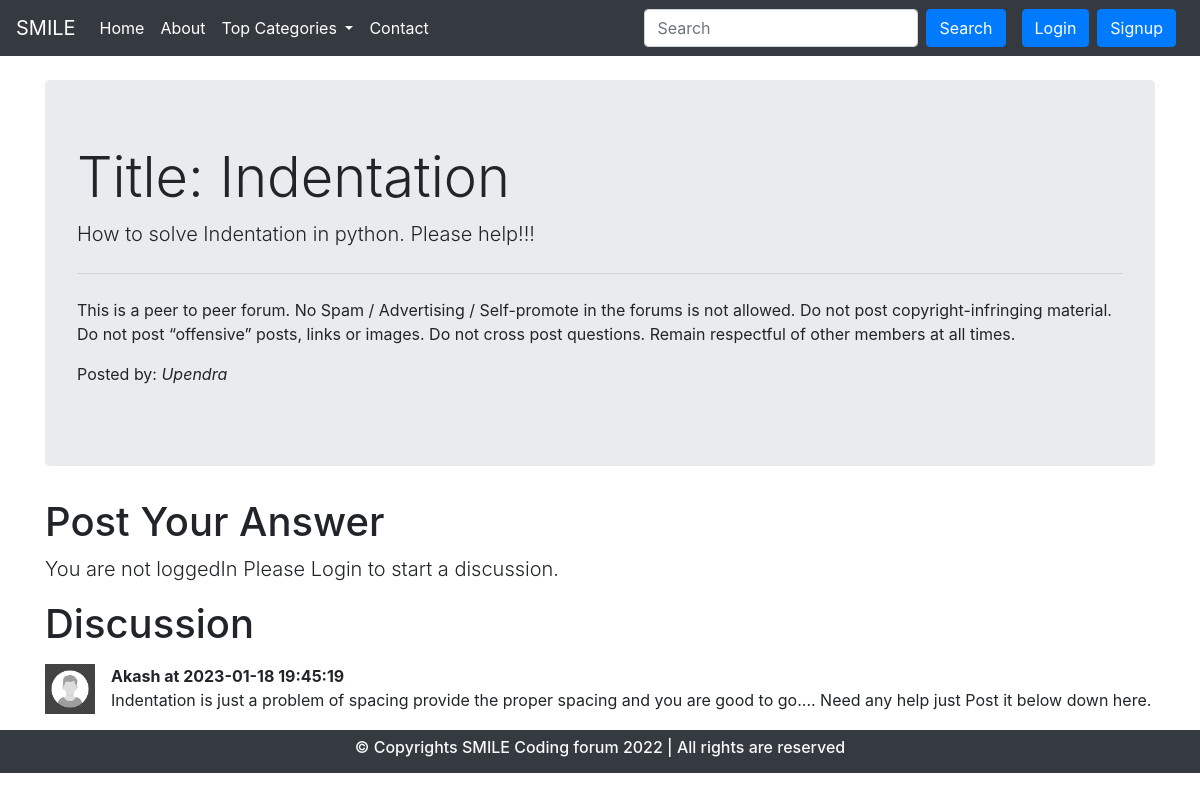
The page /thread.php?threadid=33 on the database its author committed.
### tables this page shows
CREATE TABLE `thread` (
  `thread_id` int(7) NOT NULL,
  `thread_title` varchar(255) NOT NULL,
  `thread_desc` text NOT NULL,
  `thread_cat_id` int(7) NOT NULL,
  `thread_user_id` int(7) NOT NULL,
  `timestamp` datetime NOT NULL DEFAULT current_timestamp()
);

CREATE TABLE `users` (
  `user_id` int(8) NOT NULL,
  `name` varchar(255) NOT NULL,
  `user_email` varchar(255) NOT NULL,
  `user_password` varchar(255) NOT NULL,
  `timesstamp` datetime NOT NULL DEFAULT current_timestamp()
);

CREATE TABLE `comments` (
  `comment_id` int(8) NOT NULL,
  `comment_content` text NOT NULL,
  `thread_id` int(8) NOT NULL,
  `comment_by` int(8) NOT NULL,
  `comment_time` datetime NOT NULL DEFAULT current_timestamp()
);

### thread.php (the view, shortened to what this page needs)
<!doctype html>
<html lang="en">
<head>
    <link rel="stylesheet" href="https://cdn.jsdelivr.net/npm/bootstrap@4.6.2/dist/css/bootstrap.min.css">
</head>
<body>
    <?php include 'partials/_dbconnect.php';  ?>
    <?php include 'partials/_header.php';   ?>
    <?php
    $id = $_GET['threadid'];
    $sql = "SELECT * FROM `thread` WHERE thread_id = $id";
    $result = mysqli_query($conn, $sql);
    while ($row = mysqli_fetch_assoc($result)) {
        $title = $row['thread_title'];
        $desc = $row['thread_desc'];
        $thread_user_id = $row['thread_user_id'];
        $sql2 = "SELECT * FROM `users` WHERE user_id='$thread_user_id'";
        $result2 = mysqli_query($conn, $sql2);
        $row2 = mysqli_fetch_assoc($result2);
        $posted_by = $row2['name'];
    }
    ?>
     <div class="container my-4">
        <div class="jumbotron">
            <h1 class="display-4"><?php echo 'Title: '.$title.'';?></h1>
            <p class="lead">  <?php echo $desc;?></p>
            <hr class="my-4">
            <p>This is a peer to peer forum. No Spam / Advertising / Self-promote in the forums is not allowed. Do not post copyright-infringing material. Do not post “offensive” posts, links or images. Do not cross post questions. Remain respectful of other members at all times.</p>
            <p>Posted by: <em><?php echo $posted_by; ?></em></p>
        </div>
    </div>
<?php
if(isset($_SESSION['loggedin']) && $_SESSION['loggedin']==true){
    echo '<div class="container my-3">
         <h1>Post Your Answer</h1>
         <form action="' . $_SERVER['REQUEST_URI'] . '" method="post">
         <div class="form-group">
         <label for="comment">Type Your comment</label>
         <textarea class="form-control" id="comment" name="comment" rows="3"></textarea>
         <input type="hidden" name="user_id" value="'.$_SESSION["user_id"].'">
     </div>
     <button type="submit" class="btn btn-success">Post Comment</button>
 </form>';
}
    else{
        echo '<div class="container">
        <h1>Post Your Answer</h1>
        <p class="lead">You are not loggedIn Please Login to start a discussion.</p>
        </div>';
    }
?>
     <div class="container">
        <h1>Discussion</h1>
     <?php
        $id = $_GET['threadid'];
        $sql = "SELECT * FROM `comments` WHERE thread_id = $id";
        $result = mysqli_query($conn, $sql);
        while ($row = mysqli_fetch_assoc($result)) {
            $content = $row['comment_content'];
            $comment_time = $row['comment_time'];
            $comment_by = $row['comment_by'];
            $sql2 = 'SELECT name FROM `users` WHERE user_id= '. $comment_by.'';
            $result2 = mysqli_query($conn, $sql2);
            $row2 = mysqli_fetch_assoc($result2);
            echo '<div class="media my-3">
           <img src="./img/user.jpg" width="50px" class="mr-3" alt="...">
           <div class="media-body">
           <p class="font-weight-bold my-0">'. $row2['name'].' at '.$comment_time.'</p>
           '.$content.'
           </div>
       </div>';
        }
        ?>
    </div>
    <?php include 'partials/_footer.php'; ?>
</body>
</html>

### rows shown on the page
thread: thread_title "Indentation", thread_desc "How to solve Indentation in python. Please help!!!"
users: name "Upendra"
comments: users.name "Akash", comment_time "2023-01-18 19:45:19", comment_content "Indentation is just a problem of spacing provide the proper spacing and you are good to go.... Need any help just Post it below down here."
